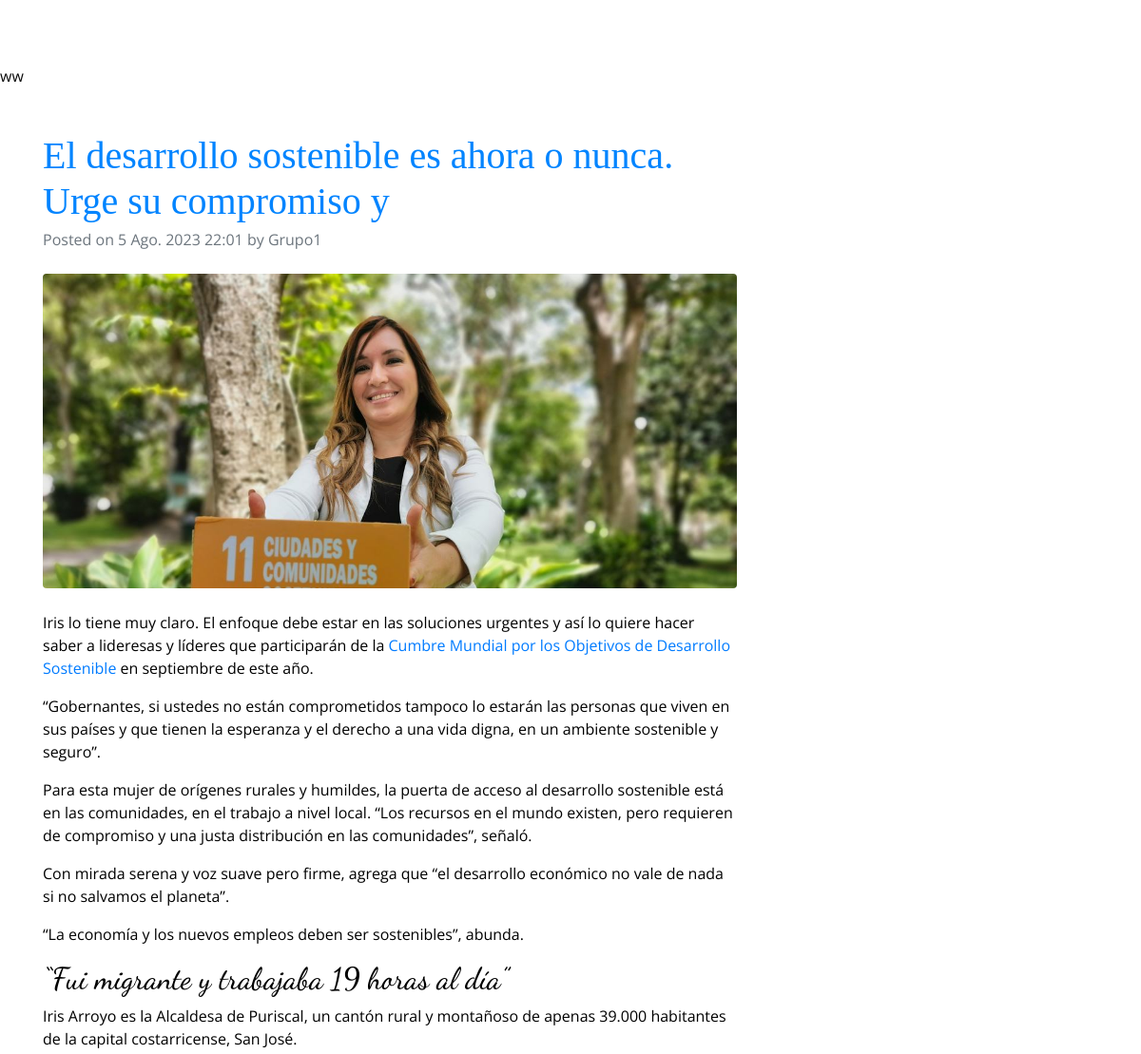
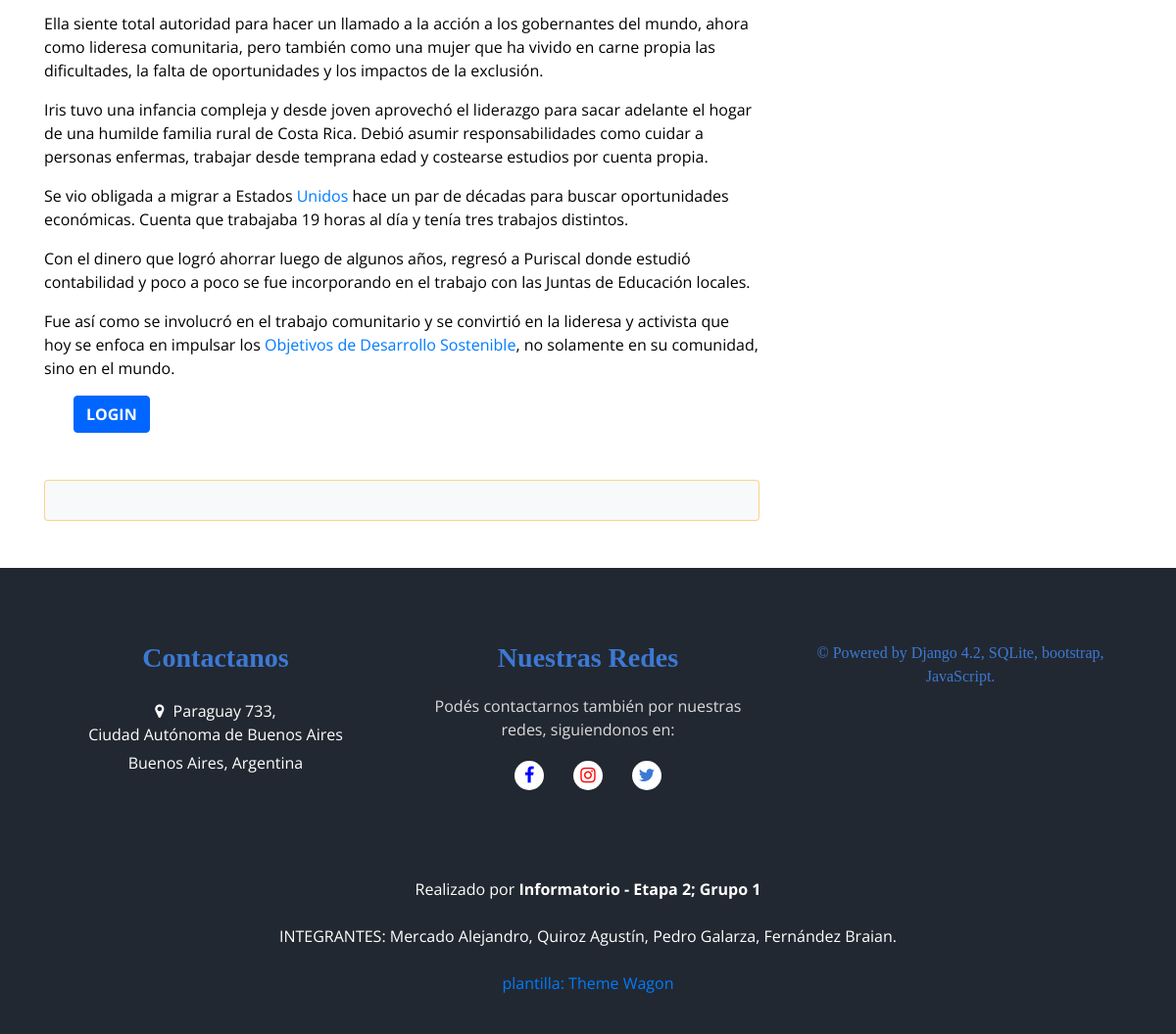
The app's page /post/14/ with its own data (2 pictures, top to bottom).
### apps/blog/models.py (models this page shows, shortened)
class post(models.Model):
    author = models.ForeignKey('auth.User', on_delete=models.CASCADE)
    title = models.CharField(max_length=64)
    text = RichTextField()
    imagen = models.ImageField(null=True,blank=True)
    created_date = models.DateTimeField(
            default=timezone.now)
    published_date = models.DateTimeField(
            blank=True, null=True)
    '''tags = '''

### apps/blog/views.py (the view)
# urls.py: path('post/<int:id>/', views.detail_view, name='post'),
def detail_view(request, id):
    context = {}
    context['post'] = post.objects.get(pk=id)
    return render(request, 'post.html', context)

### templates/post.html (shortened to what this page needs)
<!DOCTYPE html>
{% load static %}
{% include "head.html" %}
{% include "header.html" %}
<body>
        <div class="container mt-5">
            <div class="row">
                <div class="col-lg-8">
                    <article>
                        <header class="mb-4">
                            <a href={% url 'post' post.id %}> <h1 class="fw-bolder mb-1" ; style= "color:rgb(0, 132, 255) ;font-family:Georgia, 'Times New Roman', Times, serif">{{post.title}}</h1> </a>
                            <div class="text-muted fst-italic mb-2">Posted on {{post.created_date}} by {{post.author}}</div>
                        </header>
                        <figure class="mb-4"><img class="img-fluid rounded" src="{{post.imagen.url}}" alt="" />
                        </figure>
                        <section class="mb-5"; style="color:black; font-family:Modern No.20">
                            <p class="fs-5 mb-4"> {{post.text | safe }} </p>
                            {% if user.is_authenticated %}
                            <a href="{% url 'editar' post.id %}" style="color:Black; font-family: Arial, Helvetica, sans-serif;" class="btn btn-orange">Editar</a>
                            <a href="{% url 'eliminar' post.id %}" style="color:Black; font-family: Arial, Helvetica, sans-serif;" class="btn btn-orange">Eliminar</a>
                            {% else %}
                            <div class="user_option">
                                <a href="" class="user_link" >
                              <a class="btn btn-orange" href="{% url 'login' %}" style="color:white"><b>LOGIN</b></a>
                              {% endif %}
                        </section>
                    </article>
                    <section class="mb-5">
                        <div class="card bg-light">
                            <div class="card-body">
      </div>
                            </div>
                        </div>
                </div>
                </div>
{% include "footer.html" %}
</body>

### ProyectoFinal/static/css/style.css (style rules this page uses)
body { font-family: "Open Sans", sans-serif; color: #0c0c0c; background-color: #ffffff; overflow-x: hidden; }
h1, h2 { font-family: 'Dancing Script', cursive; }
a, a:hover, a:focus { text-decoration: none; }
.btn, .btn:focus { outline: none !important; -webkit-box-shadow: none; box-shadow: none; }
.user_option { display: -webkit-box; display: -ms-flexbox; display: flex; -webkit-box-align: center; -ms-flex-align: center; align-items: center; }
.user_option a { margin: 0 10px; }
.user_option .user_link { color: #ffffff; }

### records on screen
post: title "El desarrollo sostenible es ahora o nunca. Urge su compromiso y", created_date "5 Ago. 2023 22:01", author "Grupo1", imagen (picture), text "Iris lo tiene muy claro. El enfoque debe estar en las soluciones urgentes y así lo quiere hacer saber a lideresas y líderes que participarán de la Cumbre Mundial por los Objetivos de Desarrollo Sostenible en septiembre de este año. “Gobernantes, si ustedes no están comprometidos tampoco lo estarán las personas que viven en sus países y que tienen la esperanza y el derecho a una vida digna, en un ambiente sostenible y seguro”. Para esta mujer de orígenes rurales y humildes, la puerta de acceso al desarrollo sostenible está en las comunidades, en el trabajo a nivel local. “Los recursos en el mundo existen, pero requieren de compromiso y una justa distribución en las comunidades”, señaló. Con…"
